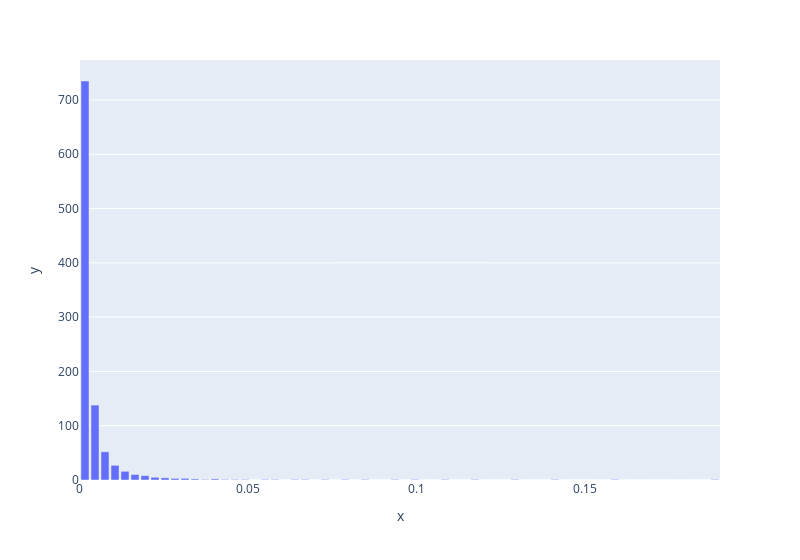
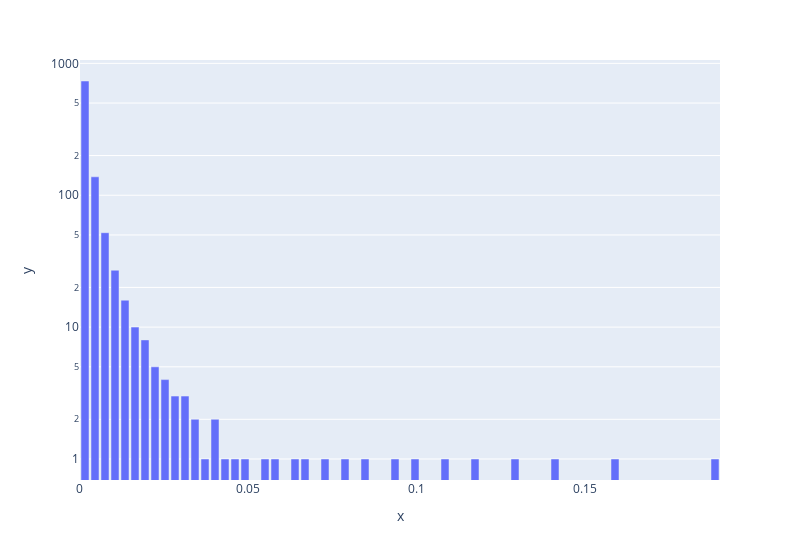

Source (notebook cell) for these figures, in order:
### Markdown cell above
## Approximation from the training runs

### Code cell
take_abs = True
train_with_jac_term = True
print(f"{take_abs=} {train_with_jac_term=}")
hist_key = f"jacobian_sparsity/jac_{"abs_" if take_abs else ""}hist"
run = api.run(f"lucyfarnik/jacobian_saes_test/{"oz886jk3" if train_with_jac_term else "f38b1a3f"}")
history = run.history(keys=[hist_key])
hist = history[hist_key][len(history)-1]
bins = hist["bins"]
values = hist["values"]

# calculate x values by averaging the bin edges
x = [(bins[i] + bins[i+1]) / 2 for i in range(len(bins) - 1)]
px.bar(x=x, y=values, width=800).show()
px.bar(x=x, y=values, width=800, log_y=True).show()

for idx, bin in enumerate(bins[:12]):
    if idx == 0:
        continue
    print(f"There are {sum(values[idx:])} values and above {bin:.3f}.")

### Figure 1 — Plotly figure (JSON) as saved in the notebook; plotly's stock layout.template omitted (floating-point values rounded to 4 significant figures)
{"data": [{"alignmentgroup": "True", "hovertemplate": "x=%{x}<br>y=%{y}<extra></extra>", "legendgroup": "", "marker": {"color": "#636efa", "pattern": {"shape": ""}}, "name": "", "offsetgroup": "", "orientation": "v", "showlegend": false, "textposition": "auto", "type": "bar", "x": [0.001486, 0.004456, 0.007425, 0.01039, 0.01336, 0.01633, 0.0193, 0.02227, 0.02524, 0.02821, 0.03118, 0.03415, 0.03712, 0.04009, 0.04306, 0.04603, 0.049, 0.05197, 0.05494, 0.05791, 0.06087, 0.06384, 0.06681, 0.06978, 0.07275, 0.07572, 0.07869, 0.08166, 0.08463, 0.0876, 0.09057, 0.09354, 0.09651, 0.09948, 0.1024, 0.1054, 0.1084, 0.1114, 0.1143, 0.1173, 0.1203, 0.1232, 0.1262, 0.1292, 0.1321, 0.1351, 0.1381, 0.141, 0.144, 0.147, 0.15, 0.1529, 0.1559, 0.1589, 0.1618, 0.1648, 0.1678, 0.1707, 0.1737, 0.1767, 0.1797, 0.1826, 0.1856, 0.1886], "xaxis": "x", "y": [735, 138, 52, 27, 16, 10, 8, 5, 4, 3, 3, 2, 1, 2, 1, 1, 1, 0, 1, 1, 0, 1, 1, 0, 1, 0, 1, 0, 1, 0, 0, 1, 0, 1, 0, 0, 1, 0, 0, 1, 0, 0, 0, 1, 0, 0, 0, 1, 0, 0, 0, 0, 0, 1, 0, 0, 0, 0, 0, 0, 0, 0, 0, 1], "yaxis": "y"}], "layout": {"barmode": "relative", "legend": {"tracegroupgap": 0}, "margin": {"t": 60}, "width": 800, "xaxis": {"anchor": "y", "domain": [0, 1], "title": {"text": "x"}}, "yaxis": {"anchor": "x", "domain": [0, 1], "title": {"text": "y"}}}}

### Figure 2 — Plotly figure (JSON) as saved in the notebook; plotly's stock layout.template omitted (floating-point values rounded to 4 significant figures)
{"data": [{"alignmentgroup": "True", "hovertemplate": "x=%{x}<br>y=%{y}<extra></extra>", "legendgroup": "", "marker": {"color": "#636efa", "pattern": {"shape": ""}}, "name": "", "offsetgroup": "", "orientation": "v", "showlegend": false, "textposition": "auto", "type": "bar", "x": [0.001486, 0.004456, 0.007425, 0.01039, 0.01336, 0.01633, 0.0193, 0.02227, 0.02524, 0.02821, 0.03118, 0.03415, 0.03712, 0.04009, 0.04306, 0.04603, 0.049, 0.05197, 0.05494, 0.05791, 0.06087, 0.06384, 0.06681, 0.06978, 0.07275, 0.07572, 0.07869, 0.08166, 0.08463, 0.0876, 0.09057, 0.09354, 0.09651, 0.09948, 0.1024, 0.1054, 0.1084, 0.1114, 0.1143, 0.1173, 0.1203, 0.1232, 0.1262, 0.1292, 0.1321, 0.1351, 0.1381, 0.141, 0.144, 0.147, 0.15, 0.1529, 0.1559, 0.1589, 0.1618, 0.1648, 0.1678, 0.1707, 0.1737, 0.1767, 0.1797, 0.1826, 0.1856, 0.1886], "xaxis": "x", "y": [735, 138, 52, 27, 16, 10, 8, 5, 4, 3, 3, 2, 1, 2, 1, 1, 1, 0, 1, 1, 0, 1, 1, 0, 1, 0, 1, 0, 1, 0, 0, 1, 0, 1, 0, 0, 1, 0, 0, 1, 0, 0, 0, 1, 0, 0, 0, 1, 0, 0, 0, 0, 0, 1, 0, 0, 0, 0, 0, 0, 0, 0, 0, 1], "yaxis": "y"}], "layout": {"barmode": "relative", "legend": {"tracegroupgap": 0}, "margin": {"t": 60}, "width": 800, "xaxis": {"anchor": "y", "domain": [0, 1], "title": {"text": "x"}}, "yaxis": {"anchor": "x", "domain": [0, 1], "title": {"text": "y"}, "type": "log"}}}
